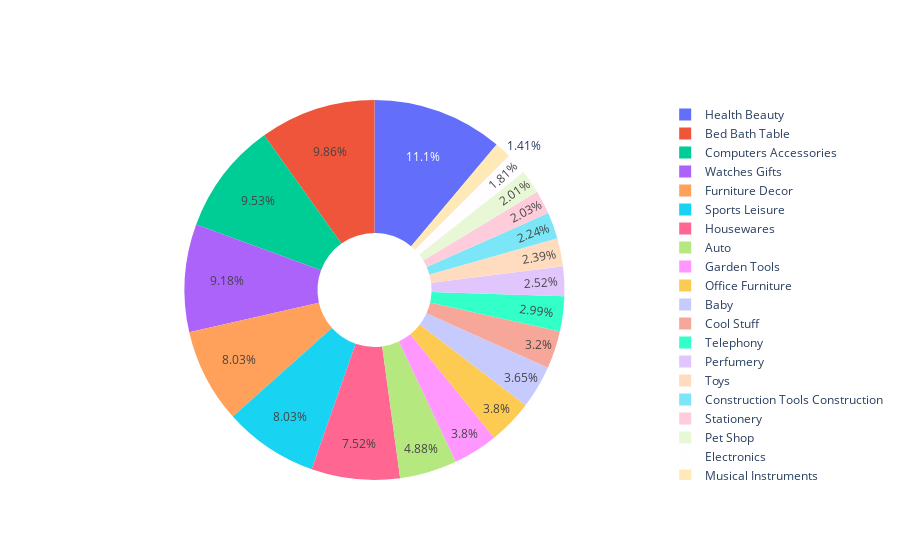

Write notebook code for a chart like this one.
### Markdown cell above
From the above graph we can see, how the revenue for each category is doing for each year. 

- Bed bath table surprisingly has the most revenue
- Followed by Health and Beauty category 
- And thrid being Computer Accessories

This graph helps us understand what kind of product and from which categories do customers buy most often. This could be a factor while predicting the next purchase for the customer

### Code cell
import plotly.graph_objects as go

df = Olist_ecommerce[Olist_ecommerce.order_purchase_year == 2018]
sales_per_category = df.groupby(['product_category_name'], as_index=False).payment_value.sum()
sales_per_category = sales_per_category.sort_values(by=['payment_value'], ascending=False)
sales_per_category.columns = ['Product Category', 'Sales Revenue']

sales_per_category = sales_per_category[:20]
labels = sales_per_category['Product Category']
values = sales_per_category['Sales Revenue']


fig = go.Figure(data=[go.Pie(labels=labels, values=values, hole=.3)])
fig.show()

### Figure 1 — Plotly figure (JSON) as saved in the notebook; plotly's stock layout.template omitted (floating-point values rounded to 4 significant figures)
{"data": [{"hole": 0.3, "labels": ["Health Beauty", "Bed Bath Table", "Computers Accessories", "Watches Gifts", "Furniture Decor", "Sports Leisure", "Housewares", "Auto", "Garden Tools", "Office Furniture", "Baby", "Cool Stuff", "Telephony", "Perfumery", "Toys", "Construction Tools Construction", "Stationery", "Pet Shop", "Electronics", "Musical Instruments"], "type": "pie", "values": [1035000.0, 919000.0, 887500.0, 855400.0, 748400.0, 748200.0, 700900.0, 454600.0, 354100.0, 354000.0, 340100.0, 298400.0, 278100.0, 234800.0, 222900.0, 208900.0, 188900.0, 187400.0, 168500.0, 131200.0]}], "layout": {}}
